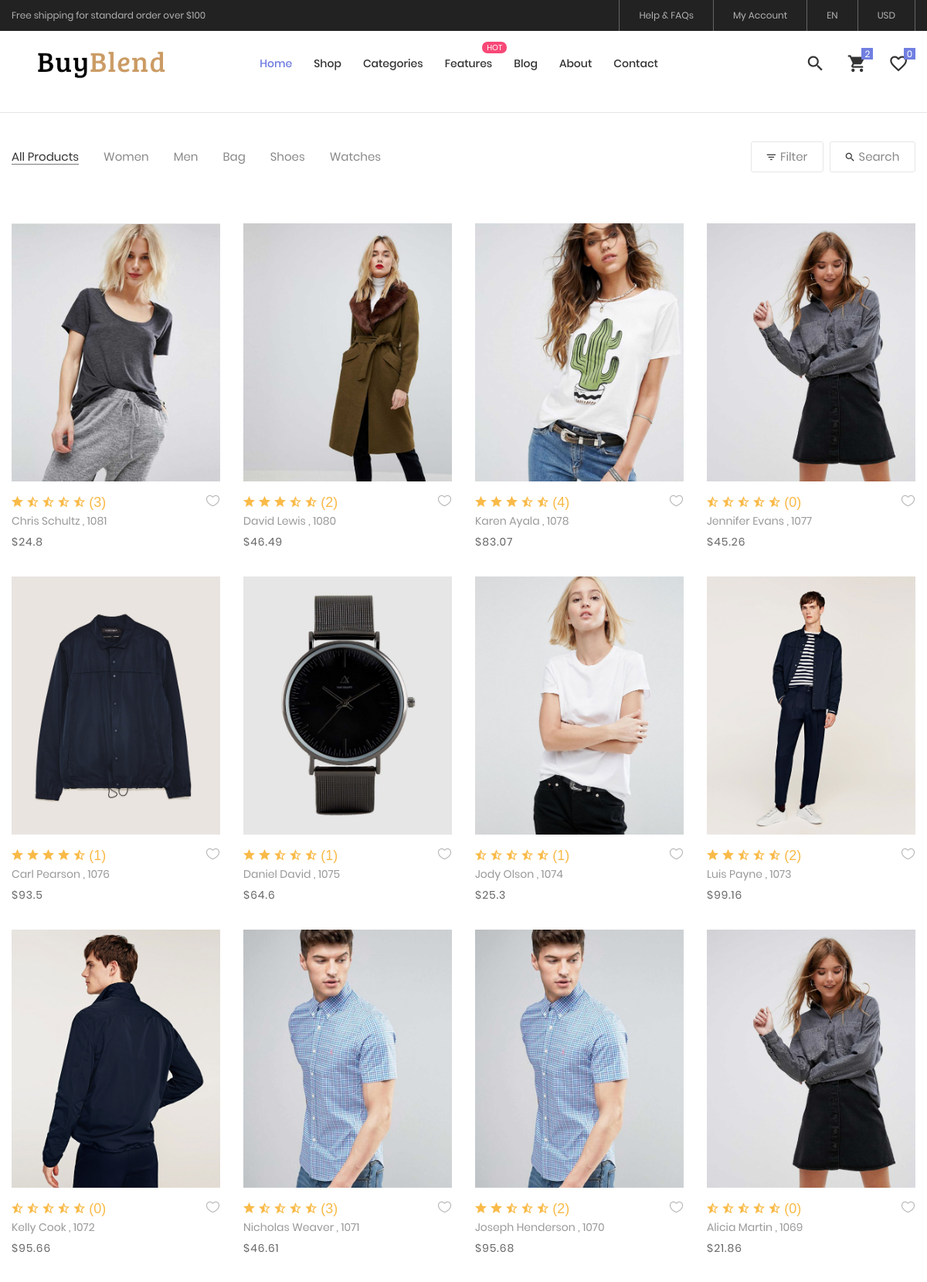
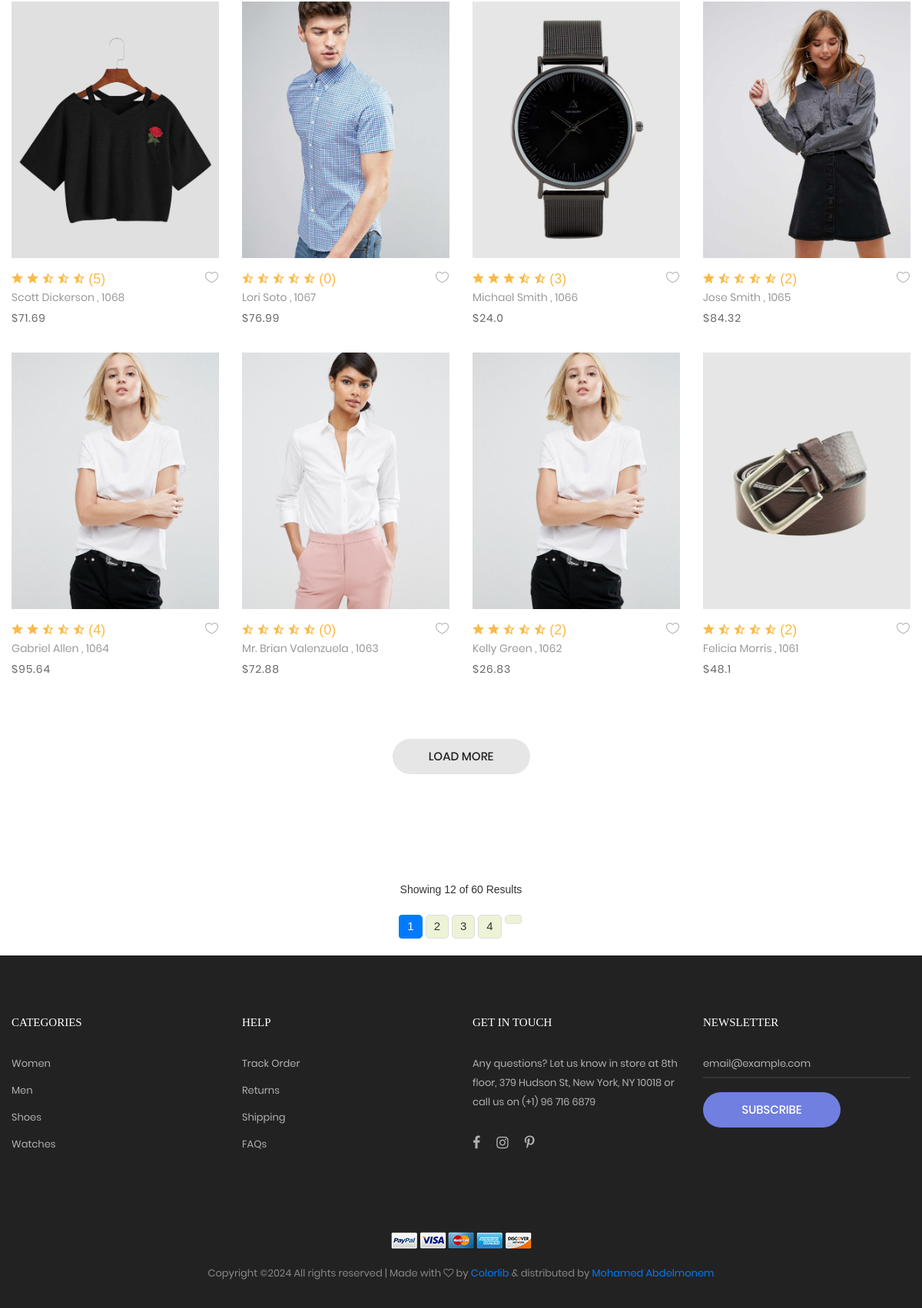
Screenshot of /products/ with the database file from the repository (2 pictures, top to bottom).
### setting/models.py (models this page shows, shortened)
class Company(models.Model):
    name = models.CharField(max_length=100)
    logo = models.ImageField(upload_to='company')
    subtitle = models.TextField(max_length=500)
    facbook_link = models.URLField(max_length=200 , null=True , blank=True)
    twitter_link = models.URLField(max_length=200 , null=True , blank=True)
    instgram_link = models.URLField(max_length=200 , null=True , blank=True)
    linkedin_link = models.URLField(max_length=200 , null=True , blank=True)
    phones = models.TextField(max_length=500, null=True , blank=True)
    email = models.TextField(max_length=500, null=True , blank=True)
    address = models.TextField(max_length=500, null=True , blank=True)
    android_app = models.URLField(max_length=200 , null=True , blank=True)
    ios_app = models.URLField(max_length=200 , null=True , blank=True)
    call_us = models.CharField(max_length=100 , null=True , blank=True)
    email_us = models.CharField(max_length=100 , null=True , blank=True)

### products/models.py (models this page shows, shortened)
class Product(models.Model):
    user = models.ForeignKey(User, related_name='product_user',on_delete=models.SET_NULL, null=True, blank=True)
    categore = models.ForeignKey(Categories, on_delete=models.CASCADE, related_name='categore_product')
    name = models.CharField(max_length=100)
    price = models.FloatField(max_length=7)
    subtile = models.TextField(max_length=500)
    size = models.CharField(max_length=100)
    color = models.CharField(max_length=100)
    quantity = models.IntegerField()
    image = models.ImageField(upload_to='img_main_proudct')
    additional_information = models.TextField(max_length=2000)
    sku = models.CharField(max_length=20)
    description = models.TextField(max_length=1000)
    created_at = models.DateTimeField(default=timezone.now)
    slug = models.SlugField(null=True, blank=True)
    def __str__(self):
        return self.name
    def avg_rate(self):
        avg = self.review_product.aggregate(rate_avg = Avg('rate'))
        if not avg['rate_avg']:
            result = 0
            return result
        return avg['rate_avg']

class Reviews(models.Model):
    user = models.ForeignKey(User, related_name='review_user',on_delete=models.SET_NULL, null=True, blank=True)
    product = models.ForeignKey(Product, related_name='review_product', on_delete=models.CASCADE)
    review = models.TextField(max_length=1000)
    rate = models.IntegerField()
    created_at = models.DateTimeField(default=timezone.now)

### products/views.py (the view)
# urls.py: path('', ProductList.as_view()),
class ProductList(ListView):
    model = Product
    template_name = 'product_list.html'  # Specify your template file
    context_object_name = 'data'
    paginate_by = 20  # Number of items per page
    def get_queryset(self):
        search_product = self.request.GET.get('search')
        if search_product:
            return Product.objects.filter(Q(name__icontains=search_product)| Q(price__icontains=search_product))
        else:
            return Product.objects.all().order_by("-created_at")

### setting/company_context_processor.py (called while the page is built)
def get_company_data(request):
    data = Company.objects.last()
    return { 'company_data':data}

### products/templates/products/product_list.html (shortened to what this page needs)
{% extends 'base.html' %}
{% load static %}
{% block body %}
<br>
<br>
<br>
<br>
<hr>
	<div class="bg0 m-t-23 p-b-140">
		<div class="container">
			<div class="flex-w flex-sb-m p-b-52">
				<div class="flex-w flex-l-m filter-tope-group m-tb-10">
					<button class="stext-106 cl6 hov1 bor3 trans-04 m-r-32 m-tb-5 how-active1" data-filter="*">
						All Products
					</button>
					<button class="stext-106 cl6 hov1 bor3 trans-04 m-r-32 m-tb-5" data-filter=".women">
						Women
					</button>
					<button class="stext-106 cl6 hov1 bor3 trans-04 m-r-32 m-tb-5" data-filter=".men">
						Men
					</button>
					<button class="stext-106 cl6 hov1 bor3 trans-04 m-r-32 m-tb-5" data-filter=".bag">
						Bag
					</button>
					<button class="stext-106 cl6 hov1 bor3 trans-04 m-r-32 m-tb-5" data-filter=".shoes">
						Shoes
					</button>
					<button class="stext-106 cl6 hov1 bor3 trans-04 m-r-32 m-tb-5" data-filter=".watches">
						Watches
					</button>
				</div>
				<div class="flex-w flex-c-m m-tb-10">
					<div class="flex-c-m stext-106 cl6 size-104 bor4 pointer hov-btn3 trans-04 m-r-8 m-tb-4 js-show-filter">
						<i class="icon-filter cl2 m-r-6 fs-15 trans-04 zmdi zmdi-filter-list"></i>
						 Filter
					</div>
					<div class="flex-c-m stext-106 cl6 size-105 bor4 pointer hov-btn3 trans-04 m-tb-4 js-show-search">
						<i class="icon-search cl2 m-r-6 fs-15 trans-04 zmdi zmdi-search"></i>
						Search
					</div>
				</div>
			</div>
			<div class="row isotope-grid">
			{% for product in data %}
				<div class="col-sm-6 col-md-4 col-lg-3 p-b-35 isotope-item women">
					<div class="block2">
						<div class="block2-pic hov-img0">
							<img src="{{product.image.url}}" alt="IMG-PRODUCT">
						</div>
						<div class="block2-txt flex-w flex-t p-t-14">
							<div class="block2-txt-child1 flex-col-l ">
									<span class="fs-18 cl11">
											<i class="zmdi zmdi-star{% if product.avg_rate > 0 %}{% else %}-half{% endif%}"></i>
											<i class="zmdi zmdi-star{% if product.avg_rate > 1 %}{% else %}-half{% endif%}"></i>
											<i class="zmdi zmdi-star{% if product.avg_rate > 2 %}{% else %}-half{% endif%}"></i>
											<i class="zmdi zmdi-star{% if product.avg_rate > 3 %} {% else %}-half{% endif%}"></i>
											<i class="zmdi zmdi-star{% if product.avg_rate > 4 %} {% else %}-half{% endif%}"></i>
								  ({{product.review_product.all|length}})
								</span>
								<a href="product/{{product.slug}}" class="stext-104 cl4 hov-cl1 trans-04 js-name-b2 p-b-6">
									{{product.name}} , {{product.id}}
								</a>
								<span class="stext-105 cl3">
									${{product.price}}
								</span>
							</div>
							<div class="block2-txt-child2 flex-r p-t-3">
								<a href="#" class="btn-addwish-b2 dis-block pos-relative js-addwish-b2">
										<img class="icon-heart1 dis-block trans-04" src="{% static 'images/icons/icon-heart-01.png' %}" alt="ICON">
									</a>
							</div>
						</div>
					</div>
				</div>
		   {% endfor %}
			</div>
			<div class="flex-c-m flex-w w-full p-t-45">
				<a href="#" class="flex-c-m stext-101 cl5 size-103 bg2 bor1 hov-btn1 p-lr-15 trans-04">
					Load More
				</a>
			</div>
		</div>
	</div>
		{% if is_paginated %}
			<div class="row">
				<div class="col-lg-12">
					<div class="bottom-paginate">
					<center>
						<p class="page-info">Showing 12 of 60 Results</p>
					</center>
						<ul class="pagination">
							{% for i in paginator.page_range  %}
								{% if page_obj.number == i %}
									<li class="page-item active">
										<a class="page-link" href="#">{{ i }}</a>
									</li>
								{% elif i > page_obj.number|add:'-4' and i < page_obj.number|add:'4' %}
									<li class="page-item">
										<a class="page-link" href="?page={{ i }}">{{ i }}</a>
									</li>
								{% endif %}
							{% endfor %}
							{% if page_obj.has_next %}
								<li class="page-item">
									<a class="page-link" href="?page={{ page_obj.next_page_number }}">
									</a>
								</li>
							{% endif %}
						</ul>
					</div>
				</div>
			</div>
		{% endif %}
{% endblock body %}

### templates/base.html (shortened to what this page needs)
{% load static %}
<!DOCTYPE html>
<html lang="en">
<head>
	<link rel="stylesheet" type="text/css" href="{% static 'vendor/bootstrap/css/bootstrap.min.css'%}">
	<link rel="stylesheet" type="text/css" href="{% static 'fonts/font-awesome-4.7.0/css/font-awesome.min.css'%}">
	<link rel="stylesheet" type="text/css" href="{% static 'fonts/iconic/css/material-design-iconic-font.min.css'%}">
	<link rel="stylesheet" type="text/css" href="{% static 'fonts/linearicons-v1.0.0/icon-font.min.css'%}">
	<link rel="stylesheet" type="text/css" href="{% static 'vendor/animate/animate.css'%}">
	<link rel="stylesheet" type="text/css" href="{% static 'vendor/css-hamburgers/hamburgers.min.css'%}">
	<link rel="stylesheet" type="text/css" href="{% static 'vendor/animsition/css/animsition.min.css'%}">
	<link rel="stylesheet" type="text/css" href="{% static 'vendor/select2/select2.min.css'%}">
	<link rel="stylesheet" type="text/css" href="{% static 'vendor/daterangepicker/daterangepicker.css'%}">
	<link rel="stylesheet" type="text/css" href="{% static 'vendor/slick/slick.css'%}">
	<link rel="stylesheet" type="text/css" href="{% static 'vendor/MagnificPopup/magnific-popup.css'%}">
	<link rel="stylesheet" type="text/css" href="{% static 'vendor/perfect-scrollbar/perfect-scrollbar.css'%}">
	<link rel="stylesheet" type="text/css" href="{% static 'css/util.css'%}">
	<link rel="stylesheet" type="text/css" href="{% static 'css/main.css'%}">
	<link rel="stylesheet" type="text/css" href="{% static 'css/pagination.css'%}">
</head>
<body class="animsition">
	<header>
		<div class="container-menu-desktop">
			<div class="top-bar">
				<div class="content-topbar flex-sb-m h-full container">
					<div class="left-top-bar">
						Free shipping for standard order over $100
					</div>
					<div class="right-top-bar flex-w h-full">
						<a href="#" class="flex-c-m trans-04 p-lr-25">
							Help & FAQs
						</a>
						<a href="#" class="flex-c-m trans-04 p-lr-25">
							My Account
						</a>
						<a href="#" class="flex-c-m trans-04 p-lr-25">
							EN
						</a>
						<a href="#" class="flex-c-m trans-04 p-lr-25">
							USD
						</a>
					</div>
				</div>
			</div>
			<div class="wrap-menu-desktop">
				<nav class="limiter-menu-desktop container">
					<a href="/" class="logo">
						<img src="{{company_data.logo.url}}" alt="IMG-LOGO">
					</a>
					<div class="menu-desktop">
						<ul class="main-menu">
							<li class="active-menu">
								<a href="/">Home</a>
							</li>
							<li>
								<a href="/products">Shop</a>
							</li>
							<li>
								<a href="/products/categore">Categories</a>
							</li>
							<li class="label1" data-label1="hot">
								<a href="shoping-cart.html">Features</a>
							</li>
							<li>
								<a href="blog.html">Blog</a>
							</li>
							<li>
								<a href="about.html">About</a>
							</li>
							<li>
								<a href="contact.html">Contact</a>
							</li>
						</ul>
					</div>
					<div class="wrap-icon-header flex-w flex-r-m">
						<div class="icon-header-item cl2 hov-cl1 trans-04 p-l-22 p-r-11 js-show-modal-search">
							<i class="zmdi zmdi-search"></i>
						</div>
						<div class="icon-header-item cl2 hov-cl1 trans-04 p-l-22 p-r-11 icon-header-noti js-show-cart" data-notify="2">
							<i class="zmdi zmdi-shopping-cart"></i>
						</div>
						<a href="#" class="dis-block icon-header-item cl2 hov-cl1 trans-04 p-l-22 p-r-11 icon-header-noti" data-notify="0">
							<i class="zmdi zmdi-favorite-outline"></i>
						</a>
					</div>
				</nav>
			</div>
		</div>
	</header>
{% block body %}
{% endblock body %}
	<footer class="bg3 p-t-75 p-b-32">
		<div class="container">
			<div class="row">
				<div class="col-sm-6 col-lg-3 p-b-50">
					<h4 class="stext-301 cl0 p-b-30">
						Categories
					</h4>
					<ul>
						<li class="p-b-10">
							<a href="#" class="stext-107 cl7 hov-cl1 trans-04">
								Women
							</a>
						</li>
						<li class="p-b-10">
							<a href="#" class="stext-107 cl7 hov-cl1 trans-04">
								Men
							</a>
						</li>
						<li class="p-b-10">
							<a href="#" class="stext-107 cl7 hov-cl1 trans-04">
								Shoes
							</a>
						</li>
						<li class="p-b-10">
							<a href="#" class="stext-107 cl7 hov-cl1 trans-04">
								Watches
							</a>
						</li>
					</ul>
				</div>
				<div class="col-sm-6 col-lg-3 p-b-50">
					<h4 class="stext-301 cl0 p-b-30">
						Help
					</h4>
					<ul>
						<li class="p-b-10">
							<a href="#" class="stext-107 cl7 hov-cl1 trans-04">
								Track Order
							</a>
						</li>
						<li class="p-b-10">
							<a href="#" class="stext-107 cl7 hov-cl1 trans-04">
								Returns
							</a>
						</li>
						<li class="p-b-10">
							<a href="#" class="stext-107 cl7 hov-cl1 trans-04">
								Shipping
							</a>
						</li>
						<li class="p-b-10">
							<a href="#" class="stext-107 cl7 hov-cl1 trans-04">
								FAQs
							</a>
						</li>
					</ul>
				</div>
				<div class="col-sm-6 col-lg-3 p-b-50">
					<h4 class="stext-301 cl0 p-b-30">
						GET IN TOUCH
					</h4>
					<p class="stext-107 cl7 size-201">
						Any questions? Let us know in store at 8th floor, 379 Hudson St, New York, NY 10018 or call us on (+1) 96 716 6879
					</p>
					<div class="p-t-27">
						<a href="#" class="fs-18 cl7 hov-cl1 trans-04 m-r-16">
							<i class="fa fa-facebook"></i>
						</a>
						<a href="#" class="fs-18 cl7 hov-cl1 trans-04 m-r-16">
							<i class="fa fa-instagram"></i>
						</a>
						<a href="#" class="fs-18 cl7 hov-cl1 trans-04 m-r-16">
							<i class="fa fa-pinterest-p"></i>
						</a>
					</div>
				</div>
				<div class="col-sm-6 col-lg-3 p-b-50">
					<h4 class="stext-301 cl0 p-b-30">
						Newsletter
					</h4>
					<form>
						<div class="wrap-input1 w-full p-b-4">
							<input class="input1 bg-none plh1 stext-107 cl7" type="text" name="email" placeholder="email@example.com">
						</div>
						<div class="p-t-18">
							<button class="flex-c-m stext-101 cl0 size-103 bg1 bor1 hov-btn2 p-lr-15 trans-04">
								Subscribe
							</button>
						</div>
					</form>
				</div>
			</div>
			<div class="p-t-40">
				<div class="flex-c-m flex-w p-b-18">
					<a href="#" class="m-all-1">
						<img src="{% static 'images/icons/icon-pay-01.png' %}" alt="ICON-PAY">
					</a>
					<a href="#" class="m-all-1">
						<img src="{% static 'images/icons/icon-pay-02.png' %}" alt="ICON-PAY">
					</a>
					<a href="#" class="m-all-1">
						<img src="{% static 'images/icons/icon-pay-03.png' %}" alt="ICON-PAY">
					</a>
					<a href="#" class="m-all-1">
						<img src="{% static 'images/icons/icon-pay-04.png' %}" alt="ICON-PAY">
					</a>
					<a href="#" class="m-all-1">
						<img src="{% static 'images/icons/icon-pay-05.png' %}" alt="ICON-PAY">
					</a>
				</div>
				<p class="stext-107 cl6 txt-center">
Copyright &copy;<script>document.write(new Date().getFullYear());</script> All rights reserved | Made with <i class="fa fa-heart-o" aria-hidden="true"></i> by <a href="https://colorlib.com" target="_blank">Colorlib</a> &amp; distributed by <a href="https://themewagon.com" target="_blank">Mohamed Abdelmonem</a>
				</p>
			</div>
		</div>
	</footer>
</body>
</html>

### static/css/pagination.css (style rules this page uses)
.page-info { font-size: 14px; color: #333; }
.pagination { justify-content: center; margin: 20px 0; }
.page-link { padding: 5px 10px; margin: 2px; border: 1px solid #ddd; background-color: #edf3d7; color: #333; text-decoration: none; transition: background-color 0.3s; border-radius: 5px; }
.page-link:first-child { border-top-left-radius: 5px; border-bottom-left-radius: 5px; }
.page-link:last-child { border-top-right-radius: 5px; border-bottom-right-radius: 5px; }

### rows the page displays
Company: logo (picture)
Product: image (picture), review_product.all|length "3", name "Chris Schultz", id "1081", price "24.8"
Product: image (picture), review_product.all|length "2", name "David Lewis", id "1080", price "46.49"
Product: image (picture), review_product.all|length "4", name "Karen Ayala", id "1078", price "83.07"
Product: image (picture), review_product.all|length "0", name "Jennifer Evans", id "1077", price "45.26"
Product: image (picture), review_product.all|length "1", name "Carl Pearson", id "1076", price "93.5"
Product: image (picture), review_product.all|length "1", name "Daniel David", id "1075", price "64.6"
Product: image (picture), review_product.all|length "1", name "Jody Olson", id "1074", price "25.3"
Product: image (picture), review_product.all|length "2", name "Luis Payne", id "1073", price "99.16"
Product: image (picture), review_product.all|length "0", name "Kelly Cook", id "1072", price "95.66"
Product: image (picture), review_product.all|length "3", name "Nicholas Weaver", id "1071", price "46.61"
Product: image (picture), review_product.all|length "2", name "Joseph Henderson", id "1070", price "95.68"
Product: image (picture), review_product.all|length "0", name "Alicia Martin", id "1069", price "21.86"
Product: image (picture), review_product.all|length "5", name "Scott Dickerson", id "1068", price "71.69"
Product: image (picture), review_product.all|length "0", name "Lori Soto", id "1067", price "76.99"
Product: image (picture), review_product.all|length "3", name "Michael Smith", id "1066", price "24.0"
Product: image (picture), review_product.all|length "2", name "Jose Smith", id "1065", price "84.32"
Product: image (picture), review_product.all|length "4", name "Gabriel Allen", id "1064", price "95.64"
Product: image (picture), review_product.all|length "0", name "Mr. Brian Valenzuela", id "1063", price "72.88"
Product: image (picture), review_product.all|length "2", name "Kelly Green", id "1062", price "26.83"
Product: image (picture), review_product.all|length "2", name "Felicia Morris", id "1061", price "48.1"

### other values shown
{{ i }} "1"
{{ i }} "2" "3" "4"
